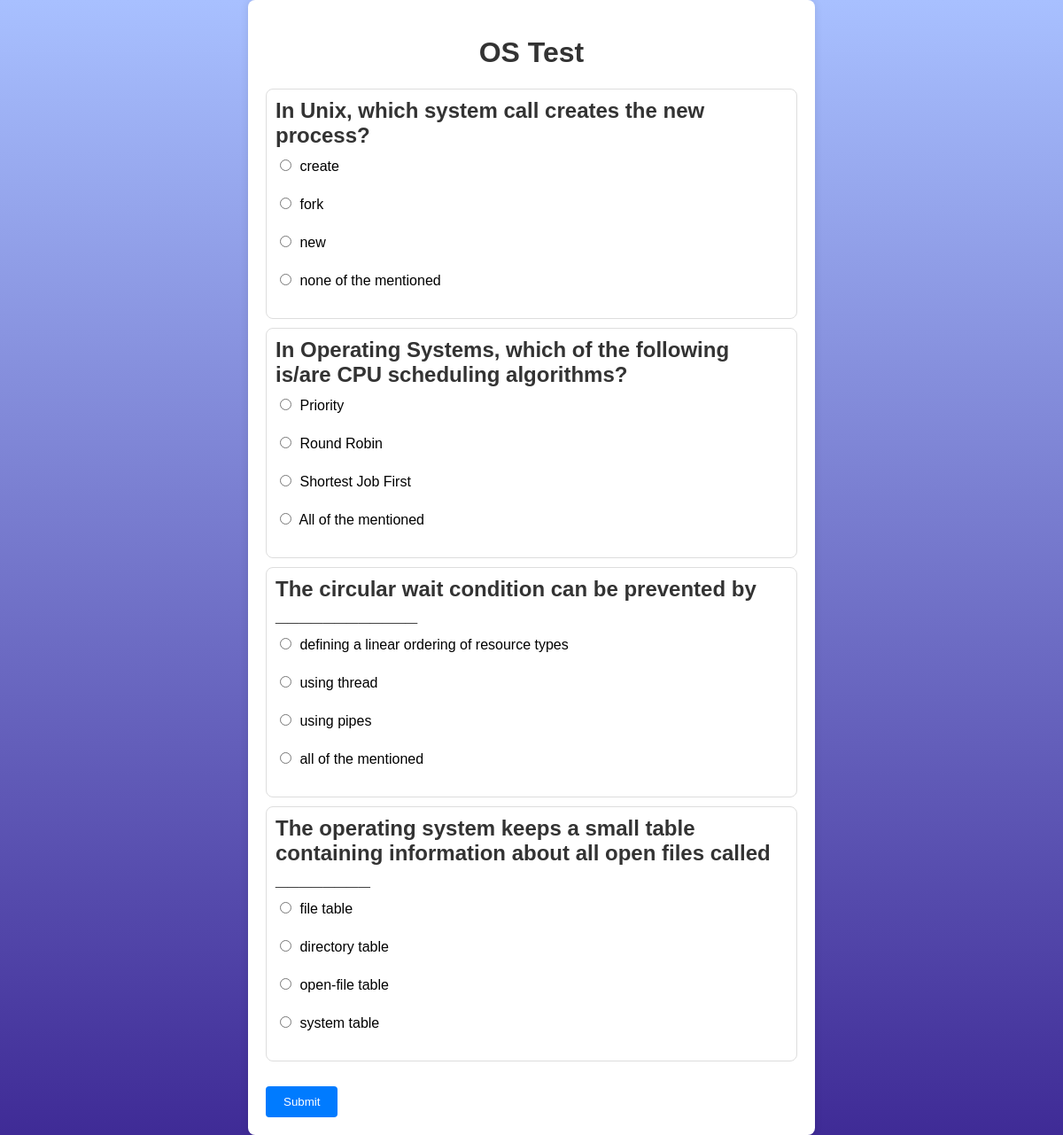
Screenshot of /ots/subject2 with the database file from the repository.
### online_test/models.py (models this page shows, shortened)
class Test_paper_subject2(models.Model):
    q_id=models.IntegerField(primary_key=True)
    ques=models.CharField(max_length=100)
    a=models.CharField(max_length=50)
    b=models.CharField(max_length=50)
    c=models.CharField(max_length=50)
    d=models.CharField(max_length=50)
    ans=models.CharField(max_length=2)

### online_test/views.py (the view)
# urls.py: path("subject2",views.subject2,name='subject2'),
def subject2(request):
    ques=Test_paper_subject2.objects.all()
    quse_list=list(ques)
    random.shuffle(quse_list)
    quse_list=quse_list[:4:1] ###### total questions can be customized
    context={
        'quse_list':quse_list
    }
    template=loader.get_template("subject2.html")
    res=template.render(context,request)
    return HttpResponse(res)

### online_test/templates/subject2.html (shortened to what this page needs)
<!DOCTYPE html>
<html lang="en">
<head>
</head>
<body>
    <form action="{% url 'user:result2' %}" method="post">
        <h1>OS Test</h1>
        {% for q in quse_list %}
        <div class="card">
            <h2>{{q.ques}}</h2>
            <label><input type="radio" name="option{{q.q_id}}" value="a"> {{q.a}}</label><br>
            <label><input type="radio" name="option{{q.q_id}}" value="b"> {{q.b}}</label><br>
            <label><input type="radio" name="option{{q.q_id}}" value="c"> {{q.c}}</label><br>
            <label><input type="radio" name="option{{q.q_id}}" value="d"> {{q.d}}</label><br>
        </div>
        {% endfor %}
        <br>
        <input type="submit" name="ans" value="Submit">
    </form>
</body>
</html>

### online_test/templates/subject2.html (style rules this page uses)
body { font-family: Arial, sans-serif; background-color: #f7f7f7; margin: 0; padding: 0; display: flex; justify-content: center; align-items: center; min-height: 100vh; background-image: linear-gradient(to bottom, #a8c0ff, #3f2b96); }
form { background-color: #fff; border-radius: 8px; box-shadow: 0 0 10px rgba(0, 0, 0, 0.1); padding: 20px; width: 600px; }
h1 { text-align: center; color: #333; }
.card { border: 1px solid #ddd; border-radius: 8px; padding: 10px; margin: 10px 0; }
.card h2 { margin-top: 0; margin-bottom: 10px; color: #333; }
.card label { display: block; margin-bottom: 5px; }
input[type="radio"] { margin-right: 5px; }
input[type="submit"] { background-color: #007bff; color: #fff; border: none; border-radius: 4px; padding: 10px 20px; cursor: pointer; transition: background-color 0.3s; }

### rows the page displays
Test_paper_subject2: ques "In Unix, which system call creates the new process?", a "create", b "fork", c "new", d "none of the mentioned"
Test_paper_subject2: ques "In Operating Systems, which of the following is/are CPU scheduling algorithms?", a "Priority", b "Round Robin", c "Shortest Job First", d "All of the mentioned"
Test_paper_subject2: ques "The circular wait condition can be prevented by ____________", a "defining a linear ordering of resource types", b "using thread", c "using pipes", d "all of the mentioned"
Test_paper_subject2: ques "The operating system keeps a small table containing information about all open files called ________", a "file table", b "directory table", c "open-file table", d "system table"
